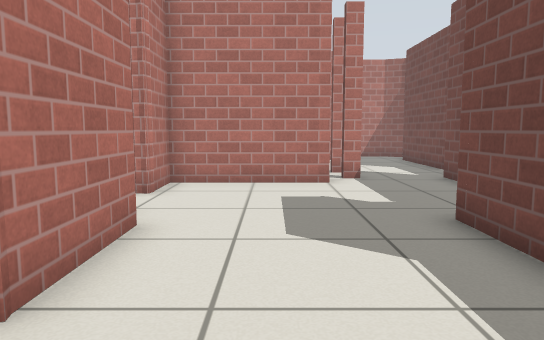
view 1 (above)

17 first-person views from a walk through a robot-simulator world made for Gazebo. The camera is 0.72 m above the floor, tilts 6° down and sees 70° across. Floor lines are 1 m apart. The floor is counted in squares, 0.5 m on a side. Each view is taken from the middle of a square. On the plan, view 1 faces up. The plan holds only what a view shows up to about 16 squares ahead; the rest is blank. Gazebo's built-in surfaces are drawn with simple patterns.

view 2
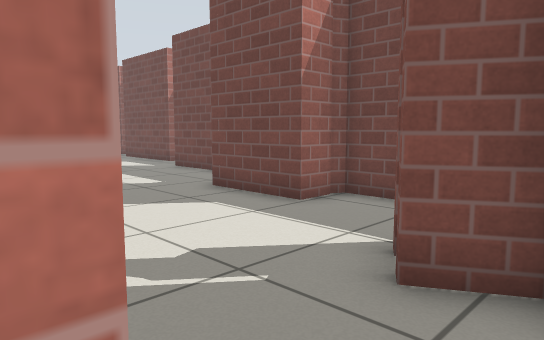

view 3
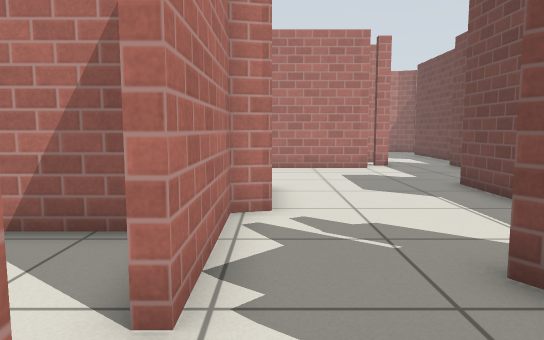

view 4
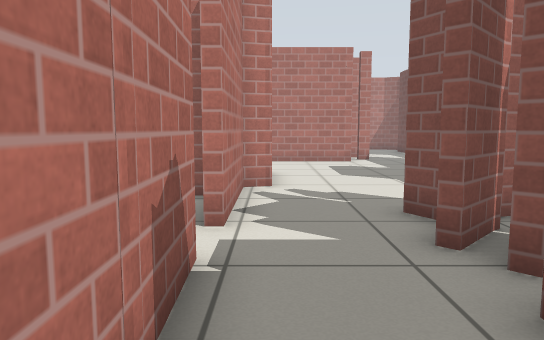

view 5
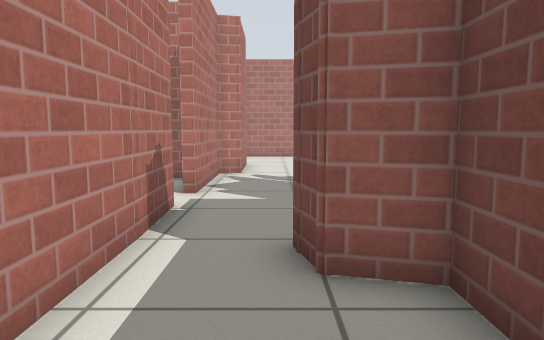

view 6
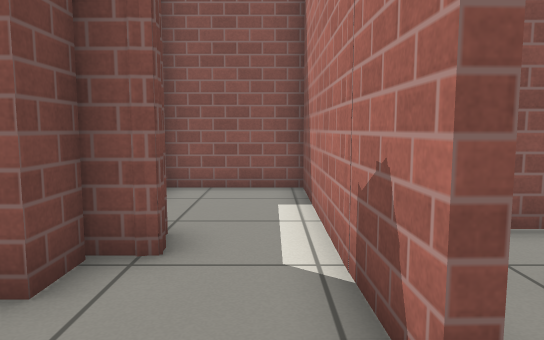

view 7
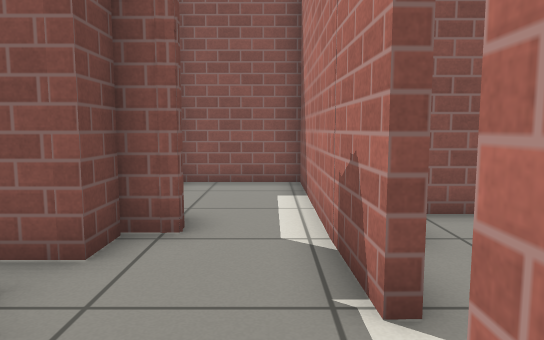

view 8
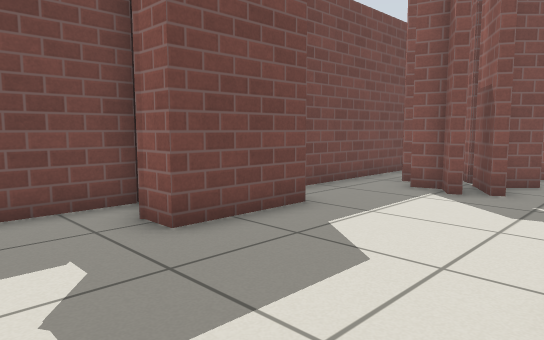

view 9
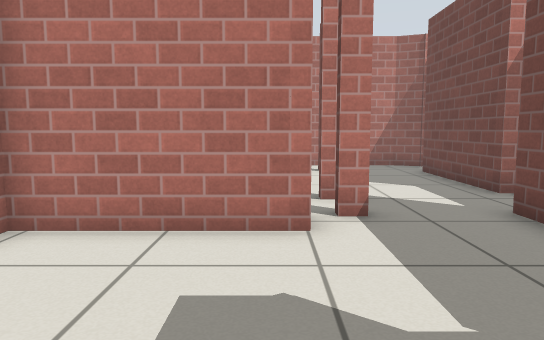

view 10
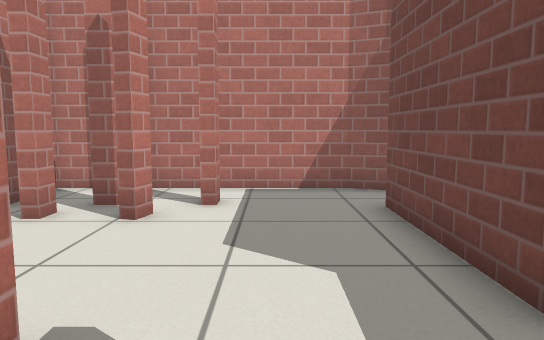

view 11
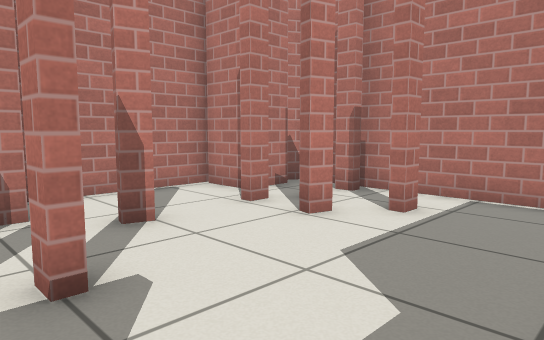

view 12
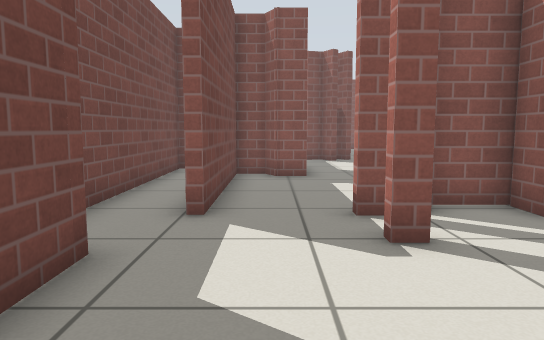

view 13
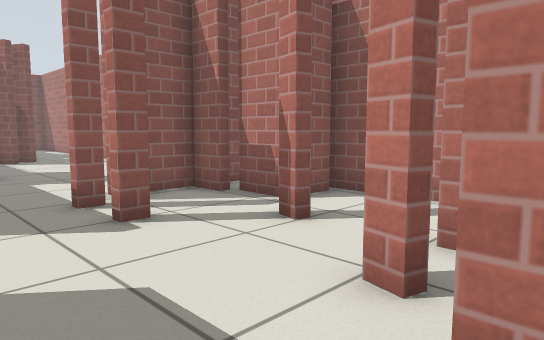

view 14
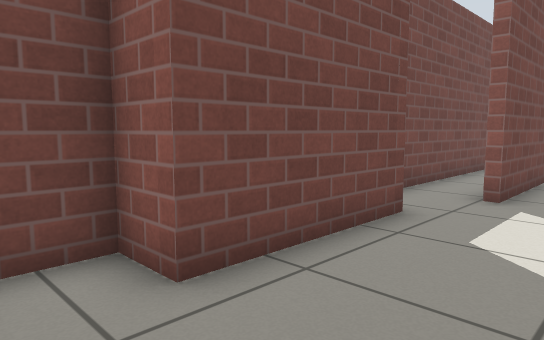

view 15
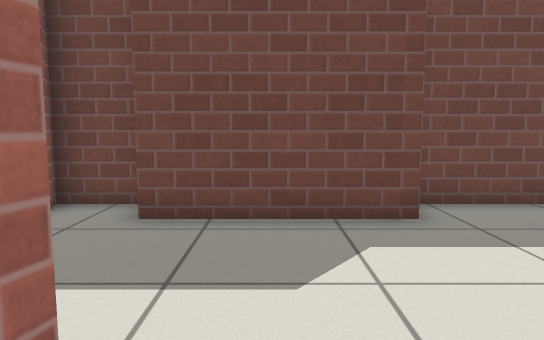

view 16
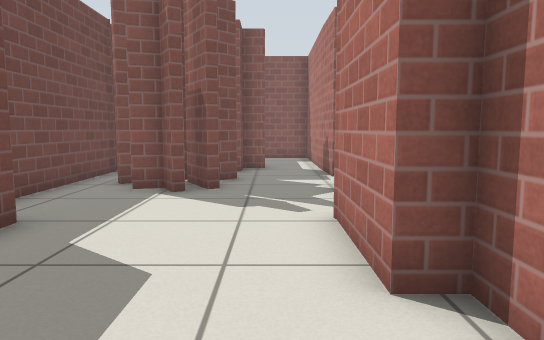

view 17
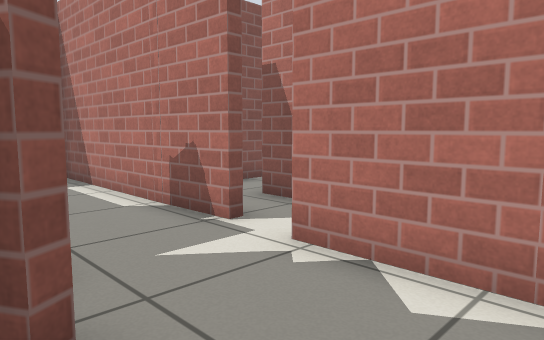

### Floor plan
Ten units are one square. View 1 is at (0, 0); x grows to the right and y downward. Boxes are objects, and circles mark ways between rooms. Rooms are numbered by the first view taken in them; rooms with no view inside come last. Other rooms are left out.
<svg viewBox="-55 -209 134 319">
<path fill="none" stroke="#000" d="M42 -55 51 -55 51 -104M40 -31 29 -31 29 -61 39 -61M-27 -66 -27 -57 -20 -57 -20 -28 -27 -26 -27 13M9 0 13 -2 16 4 24 2M16 -104 -27 -104 -27 -86M9 15 2 3M-50 32 -50 44M-27 13 -31 13M-8 53 1 53 1 42 10 42M6 79 6 66 -5 63 -7 53 -4 52M-27 28 -27 105 6 105M-1 24 7 17M26 -129 20 -129M19 -132 25 -132M1 -151 4 -150 3 -145 -1 -146M61 -136 61 -181 74 -181 74 -202 69 -200 58 -204 -13 -204 -15 -200M20 -176 18 -170M-9 -136 -9 -118M-5 -118 -5 -107 10 -107M51 -104 51 -116M3 -177 3 -171 -1 -171M29 -189 29 -182M-25 -135 -16 -135M10 -197 4 -197M-9 -188 -9 -181 -27 -181 -27 -132M-9 -196 -9 -189M74 -38 74 -133M29 10 32 15M16 20 19 25M43 41 43 -30"/>
<circle cx="-10" cy="5" r="3" fill="#2a7"/>
<circle cx="30" cy="-110" r="3" fill="#2a7"/>
<circle cx="30" cy="-15" r="3" fill="#2a7"/>
<circle cx="-30" cy="20" r="3" fill="#2a7"/>
<text x="10" y="-50">1</text>
<text x="-40" y="30">2</text>
<text x="-10" y="60">3</text>
<text x="30" y="-140">4</text>
<text x="40" y="10">5</text>
</svg>
Room 1 opens to room 3. Room 1 opens to room 4. Room 1 opens to room 5. Room 2 opens to room 3.

Where each view was taken, in squares from view 1:
view 1: 0 up, 0 right, facing up
view 2: 2 down, 3 left, facing up-right
view 3: 4 down, 2 left, facing up
view 4: 7 down, 2 left, facing up
view 5: 10 down, 1 left, facing up
view 6: 1 down, 2 left, facing down
view 7: 0 up, 2 left, facing down
view 8: 9 up, 2 left, facing down-right
view 9: 5 up, 1 right, facing up
view 10: 11 up, 4 right, facing up
view 11: 12 up, 6 right, facing up-left
view 12: 18 up, 4 right, facing down
view 13: 19 up, 5 right, facing down-left
view 14: 20 up, 3 right, facing down-right
view 15: 16 up, 0 right, facing right
view 16: 9 up, 1 left, facing down
view 17: 2 up, 1 right, facing down-left
